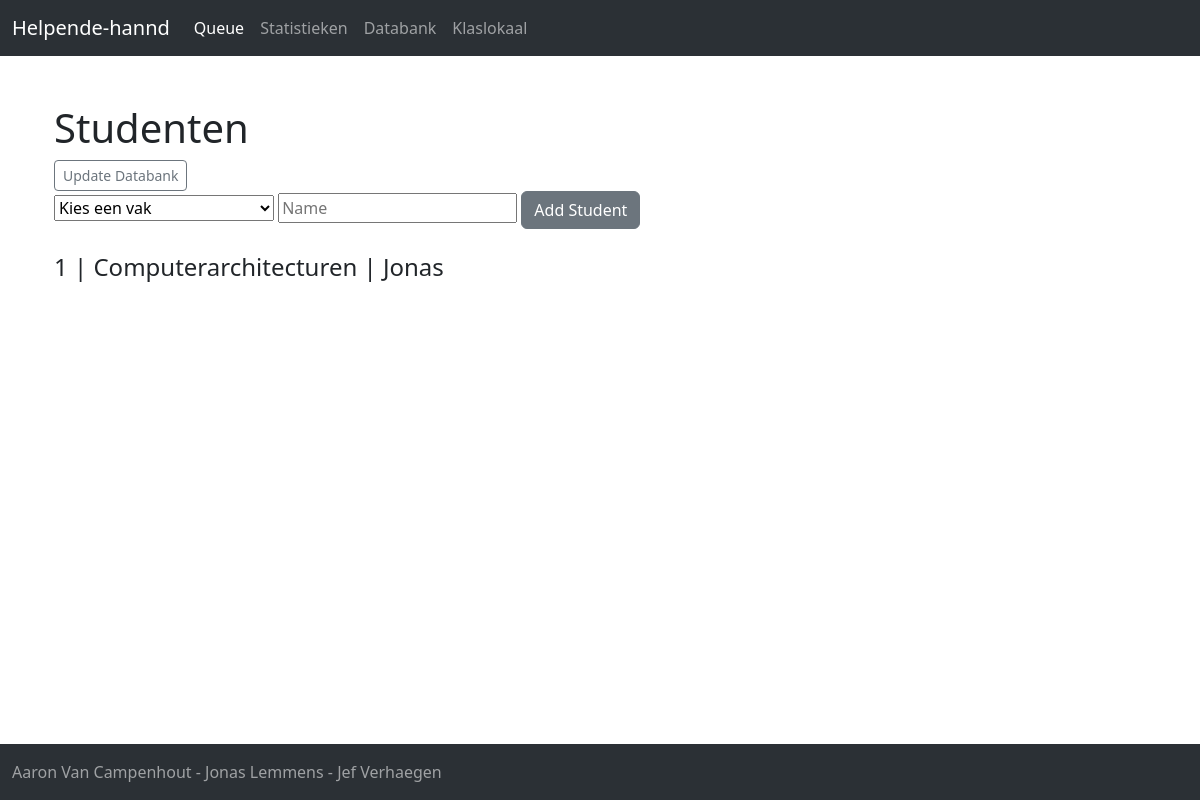
The page /databank on the database its author committed.
### Flask-webserver/app.py (models this page shows, shortened)
class  Klas(db.Model):
    cid = db.Column(db.Integer,primary_key=True)
    vak = db.Column(db.String(200),primary_key=True,nullable=False)
    name = db.Column(db.String(200), nullable=False)

### Flask-webserver/app.py (the view)
@app.route("/databank",methods=["POST","GET"])
def databank():
    klaslijst = "Lijst met Studentnamen"
    if request.method == "POST":
        if(request.form['subject']!='Kies een vak' and request.form['name']!=''):
            last_id = db.session.execute(db.select(Klas.cid).where(Klas.vak == request.form['subject'] ).order_by(Klas.cid.desc())).scalar()
            if last_id == None:
                curr_id = 1
            else:
                curr_id = last_id + 1
            new_student = Klas(cid=curr_id, name=request.form['name'], vak = request.form['subject'])
            db.session.add(new_student)
            db.session.commit()
        else:
            print("leeg")
        return redirect(url_for('databank'))
    else:
        studenten = db.session.execute(db.select(Klas).order_by(Klas.vak,Klas.cid)).scalars()
        return render_template("databank.html",title=klaslijst,klas=studenten)

### Flask-webserver/templates/databank.html (shortened to what this page needs)
{% extends "base.html" %}
{% block content %}
    <div class ="container">
        <h1>Studenten</h1>
        <a href="/update" class="btn btn-outline-secondary btn-sm">Update Databank</a>
        <br/>
        <form action="/databank" METHOD="POST">
            <tr>
                <td>
                    <select name="subject">
                        <option>Kies een vak</option>
                    </select>
                </td>
                <td>
                    <input type="text" placeholder="Name" name="name">
                </td>
                <td>
                    <input type="submit" value="Add Student" class="btn btn-secondary">
                </td>
            </tr>
        </form>
    <br/>
    {% for student in klas %}
        <h4>
            {{ student.cid }} | {{ student.vak }} | {{ student.name }}
        </h4>
    {% endfor %}
    </div>
    <br><br><br><br>
{% endblock %}

### rows shown on the page
Klas: cid "1", vak "Computerarchitecturen", name "Jonas"
